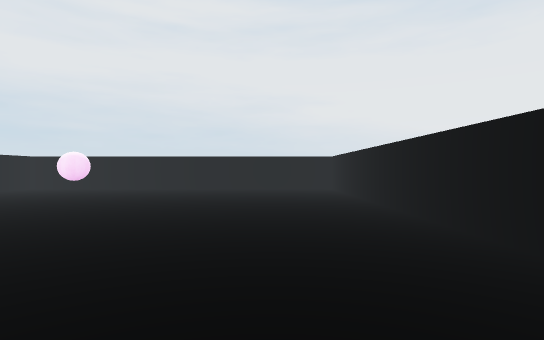
view 1 (above)

16 first-person views from a walk through a 3-D level made in the Unity game engine. The camera is 1.4 m above the floor, looks level and sees 80° across. The floor is counted in squares, 2 m on a side. Each view is taken from the middle of a square. On the plan, view 1 faces up. The plan holds only what a view shows up to about 10 squares ahead; the rest is blank. The player character is not drawn.

view 2
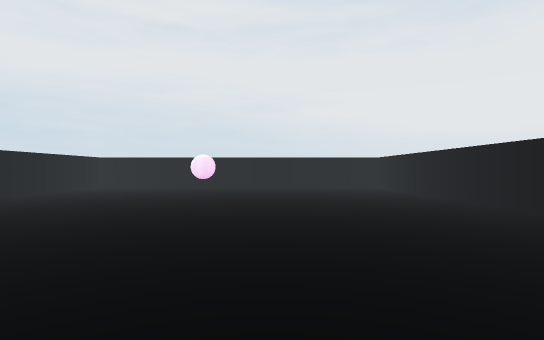

view 3
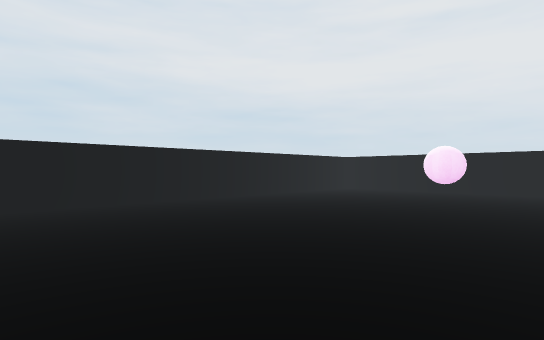

view 4
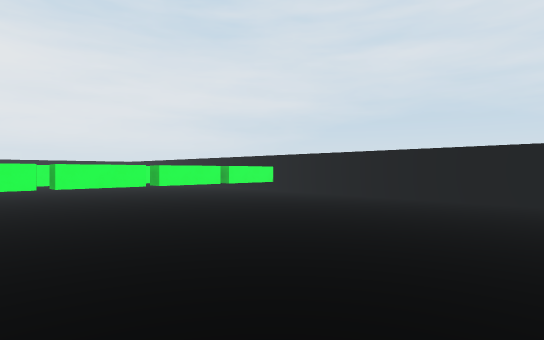

view 5
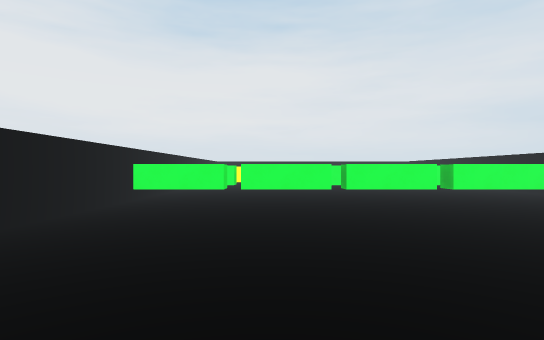

view 6
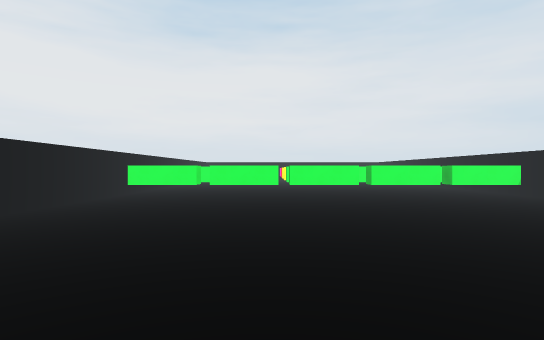

view 7
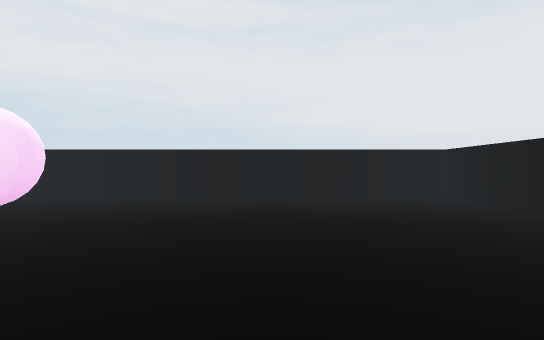

view 8
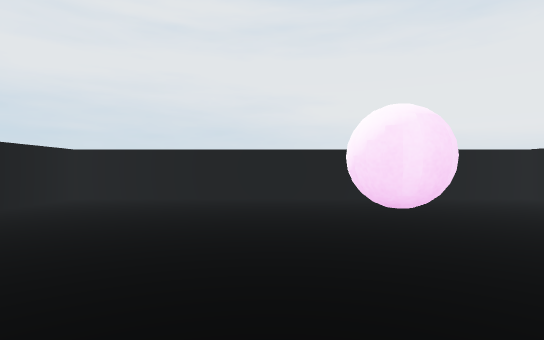

view 9
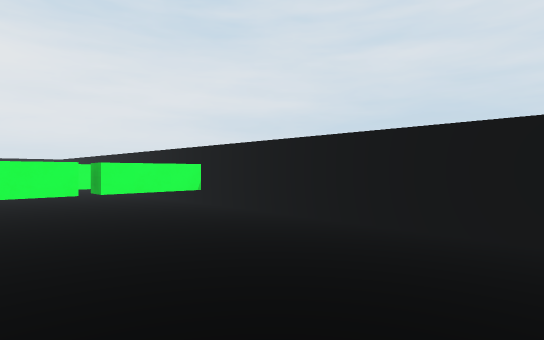

view 10
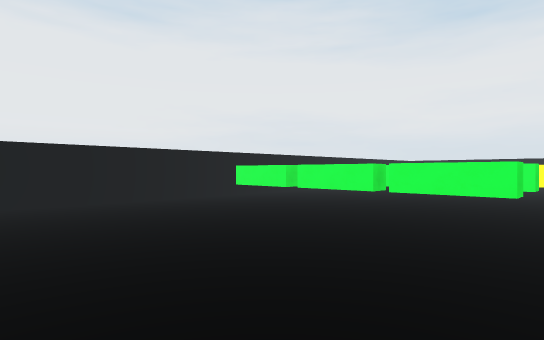

view 11
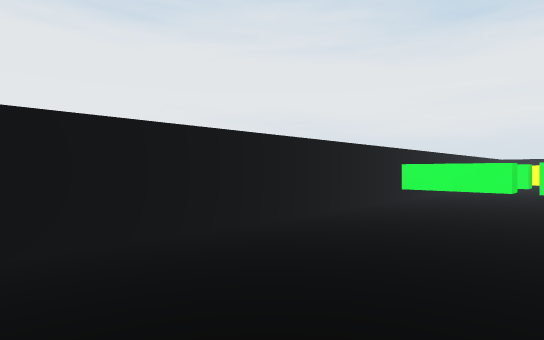

view 12
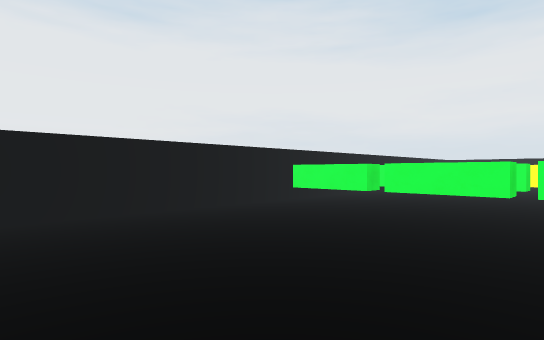

view 13
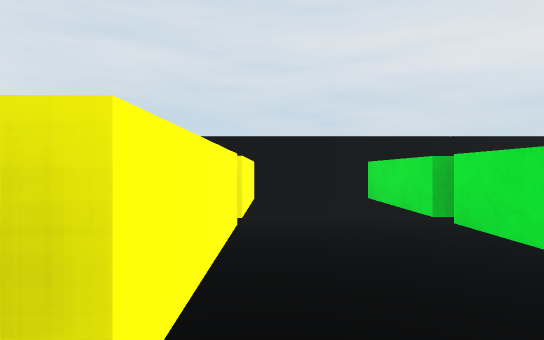

view 14
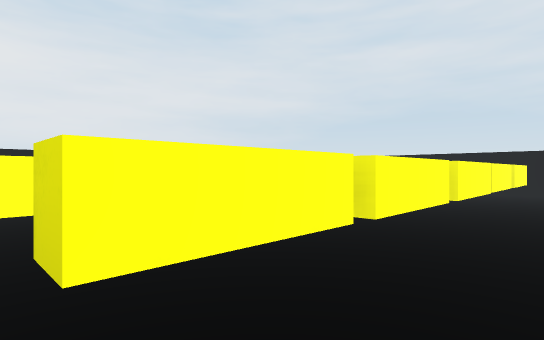

view 15
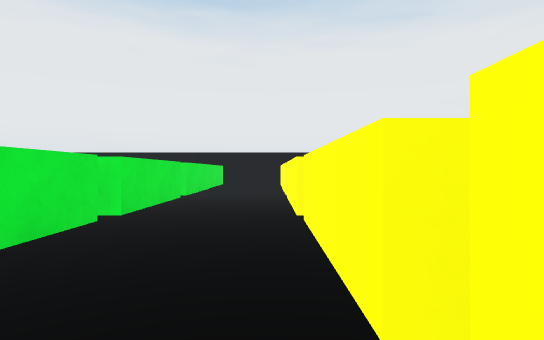

view 16
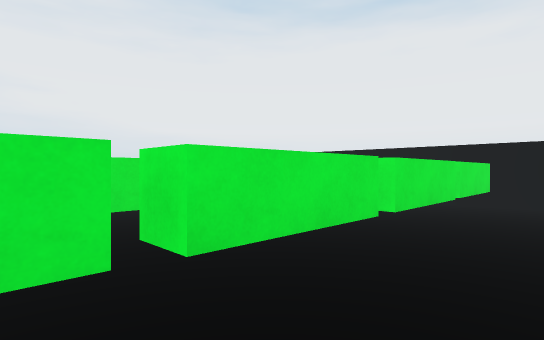

### Floor plan
Key: @ floor where view 1 was taken; # wall or solid block; . floor; T thing the floor can be seen under or through.
Columns run from 9 left of view 1 to 3 right of it. Each row starts with its distance up from view 1.
 12 #############
 11 #...........#
 10 #...........#
  9 #...........#
  8 #...........#
  7 #...........#
  6 #...........#
  5 #...........#
  4 #...........#
  3 #...........#
  2 #...........#
  1 #...........#
  0 #........@..#
 -1 #...........#
 -2 #...........#
 -3 #####TTTTTT.#
 -4 #...........#
 -5 ###########.#
 -6 #...........#
 -7 ###########.
 -8          ...
 -9           #.
-10           ..

Positions as (right, up) in squares from view 1, and headings:
1: (0, 0), facing up
2: (-2, -1), facing up
3: (-2, 1), facing up-left
4: (-1, 5), facing down-left
5: (-1, 4), facing down
6: (-2, 6), facing down
7: (-2, 4), facing up
8: (-4, 4), facing up
9: (-5, 3), facing down-left
10: (-5, 3), facing down-right
11: (-1, 4), facing down-right
12: (-3, 3), facing down-right
13: (-4, -6), facing left
14: (2, -5), facing down-left
15: (-7, -6), facing right
16: (-5, -6), facing up-right
